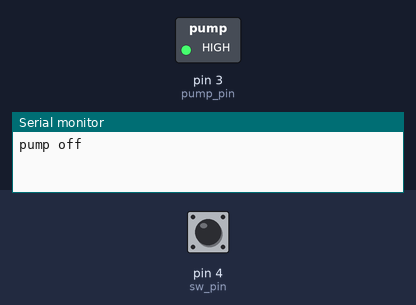
Bench run of a sketch on a simulated Arduino Uno, built with avr-gcc and run on an emulated ATmega328P. On the bench: switched loads named in the sketch (green lamp = pin HIGH), the last lines printed to the serial monitor. Dashed ring = blinking. Inputs (shaded band) come from the test bench; at power-on: pin 4 (sw_pin) HIGH.

Above: at 1.3 s.
1.4 s: pin 4 (sw_pin) pulled LOW for 1 s
At 2.0 s:
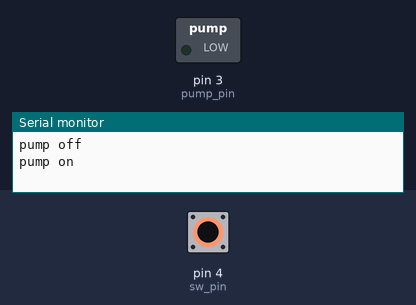
4.6 s: pin 4 (sw_pin) pulled LOW for 3.2 s
At 5.45 s:
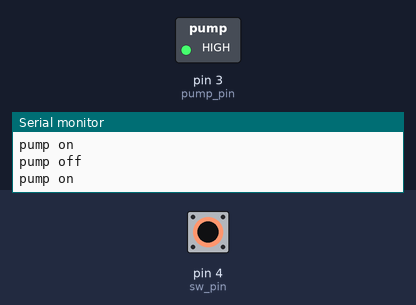
Timing chart, 0 to 9.7 s (numbered marks = the images above; inputs shaded):
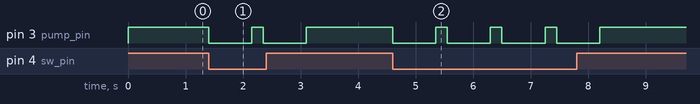

Measured:
- after the input at 1.4 s, pin 3 (pump_pin): alternates HIGH for 0.20 s and LOW for 0.75 s, 4 changes in all, then stays HIGH, starting at once
- after the input at 4.6 s, pin 3 (pump_pin): alternates HIGH for 0.20 s and LOW for 0.75 s, 8 changes in all, then stays HIGH, starting at once

The sketch:

waterpump.ino
```cpp
int pump_pin = 3;
int sw_pin=4;
int water_volumn=750;

void setup() {
  // put your setup code here, to run once:
  Serial.begin(9600);
  pinMode(pump_pin,OUTPUT);
  pinMode(sw_pin,INPUT);

  digitalWrite(pump_pin,HIGH);
  delay(100);

  Serial.println("pump off");
}

void loop() {
  // put your main code here, to run repeatedly:

  if(digitalRead(sw_pin) == LOW)
  {
    Serial.println("pump on");

    digitalWrite(pump_pin, LOW);
    delay(water_volumn);
    digitalWrite(pump_pin, HIGH);

    delay(100);
    Serial.println("pump off");
  }

  delay(100);
}
```
